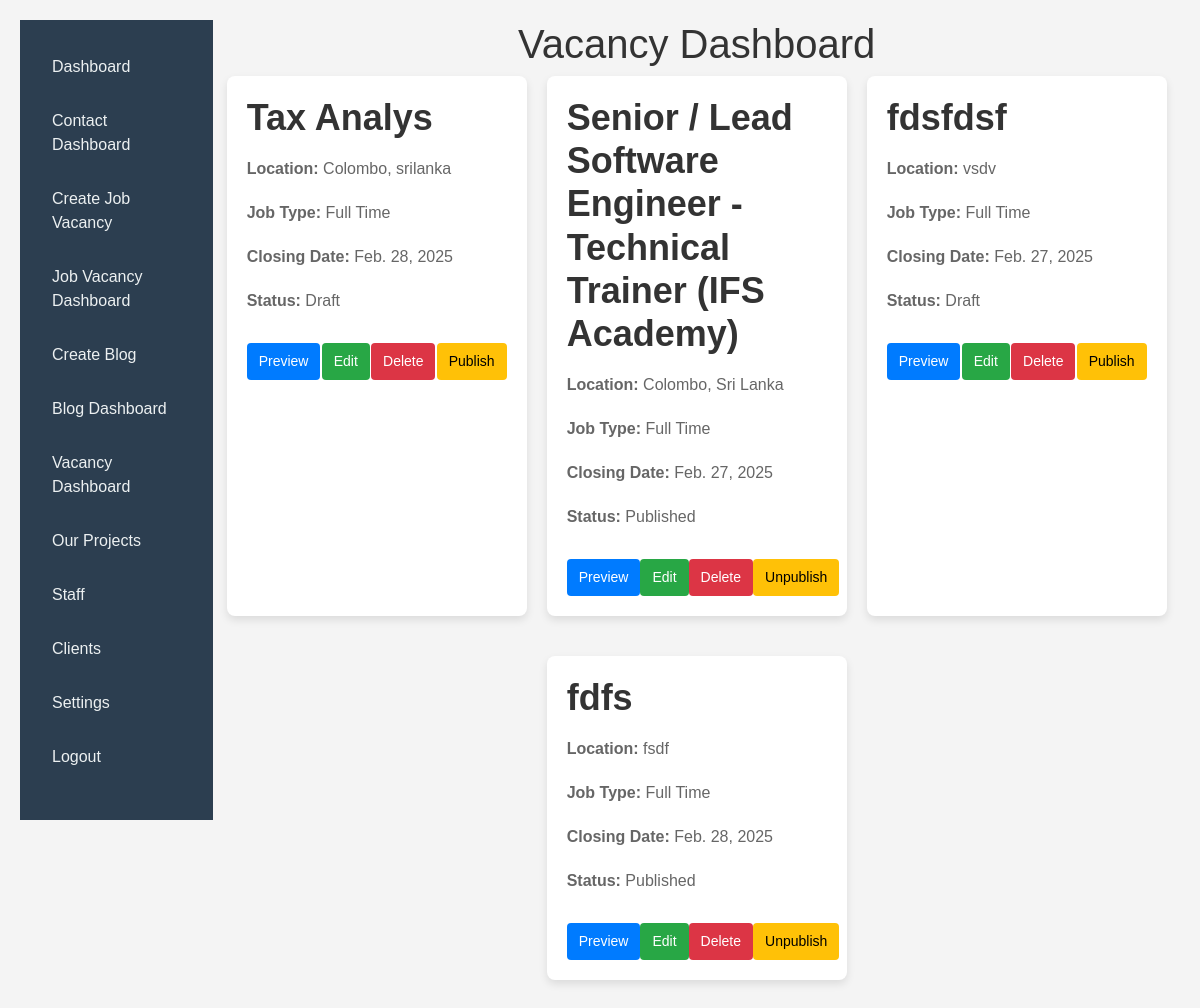
The page /epr/vacancy-dashboard on the database as committed earlier.
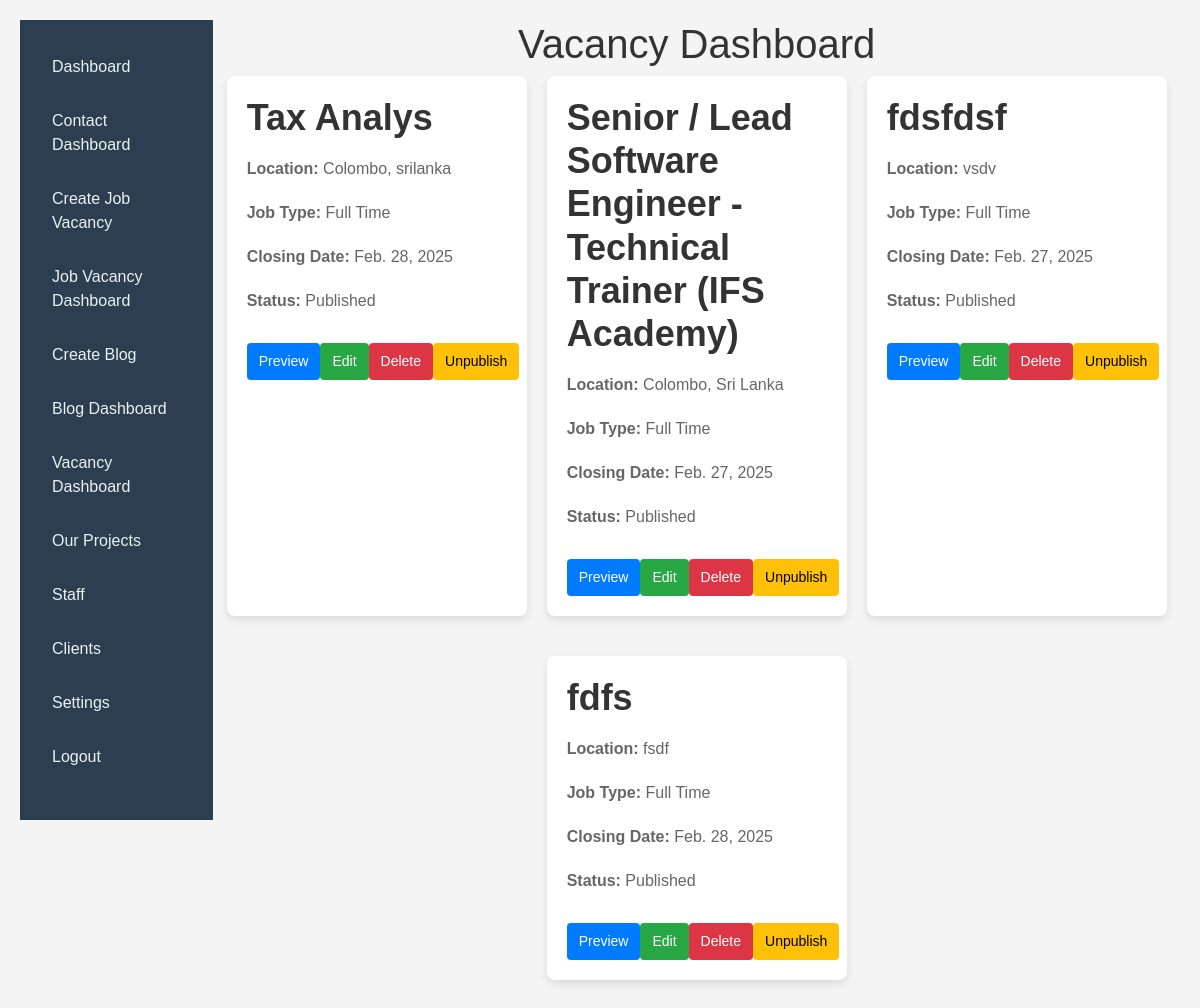
The same page on the database as committed later.
### epr/models.py (models this page shows, shortened)
class JobVacancy(models.Model):
    job_title = models.CharField(max_length=255)
    job_details = models.TextField()
    closing_date = models.DateField()
    qualifications = models.TextField()  # Rich text field for qualifications
    requirements = models.TextField()    # Rich text field for requirements
    location = models.CharField(max_length=255)
    pay_details = models.CharField(max_length=255)
    FULL_TIME = 'FT'
    PART_TIME = 'PT'
    JOB_TYPE_CHOICES = [
        (FULL_TIME, 'Full Time'),
        (PART_TIME, 'Part Time'),
    ]
    job_type = models.CharField(max_length=2, choices=JOB_TYPE_CHOICES, default=FULL_TIME)
    published = models.BooleanField(default=False)

### epr/views.py (the view)
# urls.py: path('vacancy-dashboard', vacancy_dashboard, name='vacancy_dashboard'),
def vacancy_dashboard(request):
    jobs = JobVacancy.objects.all()
    return render(request, 'epr/vacancy_dashboard.html', {'jobs': jobs})

### epr/templates/epr/vacancy_dashboard.html (shortened to what this page needs)
{% extends "epr/base2.html" %}
{% block content %}
<head>
</head>
<body>
    <h1>Vacancy Dashboard</h1>
    <div class="card-container">
        {% for job in jobs %}
        <div class="card">
            <h2>{{ job.job_title }}</h2>
            <p><strong>Location:</strong> {{ job.location }}</p>
            <p><strong>Job Type:</strong> {{ job.get_job_type_display }}</p>
            <p><strong>Closing Date:</strong> {{ job.closing_date }}</p>
            <p><strong>Status:</strong> {% if job.published %}Published{% else %}Draft{% endif %}</p>
            <div class="buttons">
                <a href="{% url 'epr:job_vacancy_detail' job.id %}">
                    <button class="preview">Preview</button>
                </a>
                <a href="{% url 'epr:edit_job_vacancy' job.id %}">
                    <button class="edit">Edit</button>
                </a>
                <a href="{% url 'epr:delete_job_vacancy' job.id %}">
                    <button class="delete">Delete</button>
                </a>
                <form action="{% url 'epr:publish_job_vacancy' job.id %}" method="post" style="display: inline;">
                    <button type="submit" class="publish">
                        {% if job.published %}Unpublish{% else %}Publish{% endif %}
                    </button>
                </form>
            </div>
        </div>
        {% endfor %}
    </div>
</body>
{% endblock %}

Rows that differ between the two databases and show on the page:
changed JobVacancy "Tax Analys": published "Draft Publish" → "Published Unpublish"
changed JobVacancy "fdsfdsf": published "Draft Publish" → "Published Unpublish"
